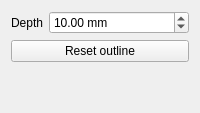
<?xml version="1.0" encoding="UTF-8"?>
<ui version="4.0">
 <class>TechDrawGui::TaskBrokenOutSection</class>
 <widget class="QWidget" name="TechDrawGui::TaskBrokenOutSection">
  <property name="windowTitle"><string>Broken-out section</string></property>
  <layout class="QVBoxLayout" name="verticalLayout">
   <item>
    <layout class="QFormLayout" name="formLayout">
     <item row="0" column="0"><widget class="QLabel" name="depthLabel"><property name="text"><string>Depth</string></property></widget></item>
     <item row="0" column="1">
      <widget class="QDoubleSpinBox" name="depthSpin">
       <property name="suffix"><string> mm</string></property>
       <property name="decimals"><number>2</number></property>
       <property name="minimum"><double>0.010000000000000</double></property>
       <property name="maximum"><double>1000000.000000000000000</double></property>
       <property name="value"><double>10.000000000000000</double></property>
      </widget>
     </item>
    </layout>
   </item>
   <item>
    <widget class="QPushButton" name="resetButton">
     <property name="visible"><bool>false</bool></property>
     <property name="text"><string>Reset outline</string></property>
    </widget>
   </item>
   <item><spacer name="verticalSpacer"><property name="orientation"><enum>Qt::Vertical</enum></property><property name="sizeHint" stdset="0"><size><width>20</width><height>40</height></size></property></spacer></item>
  </layout>
 </widget>
 <resources/>
 <connections/>
</ui>
